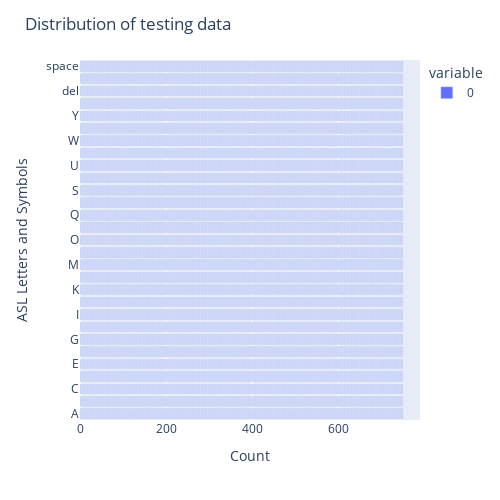

Notebook code for this chart:
### Code cell
import plotly.express as px
tlist = pd.DataFrame(testlist)
count = tlist.count()
graph = px.bar(tlist, orientation='h', height=500, width=500);
graph.update_layout(
    title='Distribution of testing data',
    xaxis_title="Count",
    yaxis_title="ASL Letters and Symbols",
)

### Figure 1 — Plotly figure (JSON) as saved in the notebook; plotly's stock layout.template omitted (floating-point values rounded to 4 significant figures; data arrays with more than 128 entries replaced by an {"elided": "..."} marker saying what was removed)
{"data": [{"alignmentgroup": "True", "hovertemplate": "variable=0<br>count=%{x}<br>value=%{y}<extra></extra>", "legendgroup": "0", "marker": {"color": "#636efa"}, "name": "0", "offsetgroup": "0", "orientation": "h", "showlegend": true, "textposition": "auto", "type": "bar", "x": {"elided": "21750 int values"}, "xaxis": "x", "y": {"elided": "21750 str values"}, "yaxis": "y"}], "layout": {"barmode": "relative", "height": 500, "legend": {"title": {"text": "variable"}, "tracegroupgap": 0}, "margin": {"t": 60}, "title": {"text": "Distribution of testing data"}, "width": 500, "xaxis": {"anchor": "y", "domain": [0, 1], "title": {"text": "Count"}}, "yaxis": {"anchor": "x", "domain": [0, 1], "title": {"text": "ASL Letters and Symbols"}}}}
